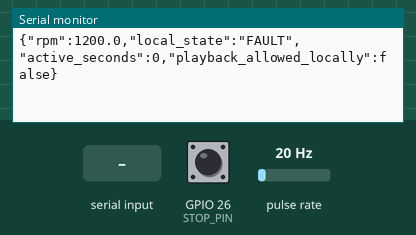
The sketch below on a simulated ESP32. Parts: the last lines printed to the serial monitor. Wiring (inferred from the names in the program): pulse sensor: data GPIO 27. Inputs (shaded band) come from the test bench; at power-on: pulse rate 20 Hz, GPIO 26 (STOP_PIN) HIGH.

Above: at 1.2 s.
1.3 s: pulse rate (sensor on GPIO 27) set to 4 Hz
At 1.54 s:
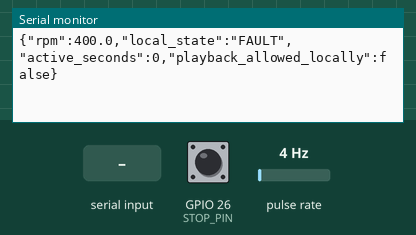
2.8 s: GPIO 26 (STOP_PIN) pulled LOW for 0.15 s
At 2.87 s:
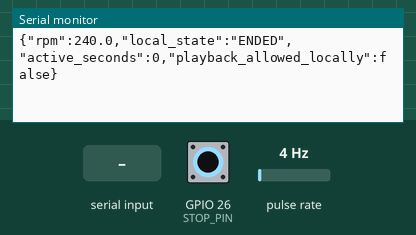
4.7 s: "LEASE 90\n" received over Serial
At 4.71 s:
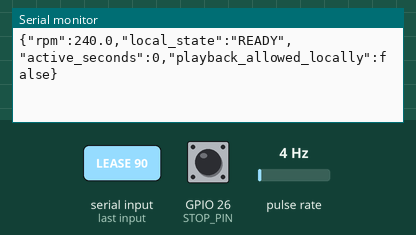
6.2 s: pulse rate (sensor on GPIO 27) set to 7 Hz
At 6.24 s:
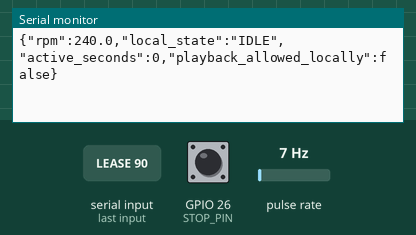
Timing chart, 0 to 8.7 s (numbered marks = the images above; inputs shaded):
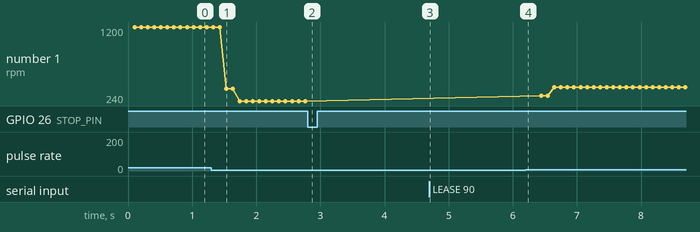

Measured:
- the behaviour switches between 5 and 6 Hz on pulse rate (sensor on GPIO 27) (found by bisection; images 3 and 4)
- after the input at 1.3 s, the serial monitor: prints a new line after 0.23 s (image 1)
- after the input at 2.8 s, the serial monitor: prints a new line after 0.06 s (image 2)
- after the input at 4.7 s, the serial monitor: prints a new line at once (image 3)
- plotted number 1: 1200 → 240 after the input at 1.3 s, 240 → 420 after the input at 6.2 s

The sketch:

becs-bike.ino
```cpp
#include "BikeController.h"

// ESP32 reference wiring: INPUT_PULLUP GPIO27, magnetic reed/hall sensor to GND.
// One magnet/pulse per crank revolution. Do not connect to AC power or brakes.
constexpr int SENSOR_PIN = 27;
constexpr int STOP_PIN = 26;
volatile uint32_t lastPulseUs = 0;
volatile uint32_t intervalUs = 0;
BikeController controller;
String command;

void IRAM_ATTR pulse() {
  const uint32_t now = micros();
  if (now - lastPulseUs < 20000) return; // debounce
  intervalUs = now - lastPulseUs;
  lastPulseUs = now;
}
void setup() {
  Serial.begin(115200);
  pinMode(SENSOR_PIN, INPUT_PULLUP);
  pinMode(STOP_PIN, INPUT_PULLUP);
  attachInterrupt(digitalPinToInterrupt(SENSOR_PIN), pulse, FALLING);
}
void loop() {
  const uint32_t now = millis();
  if (digitalRead(STOP_PIN) == LOW) controller.stop();
  // Lease is supplied by the local authenticated player bridge, not an NFC tag.
  // Supported protocol: LEASE <milliseconds> / STOP / READY.
  while (Serial.available()) {
    char ch = Serial.read();
    if (ch == '\n') {
      if (command.startsWith("LEASE ")) { const long duration = command.substring(6).toInt(); if (duration > 0) controller.authorize(now, duration); }
      else if (command == "STOP") controller.stop();
      else if (command == "READY") { controller = BikeController(); }
      command = "";
    } else if (command.length() < 40) command += ch;
  }
  noInterrupts();
  const uint32_t interval = intervalUs;
  const uint32_t last = lastPulseUs;
  interrupts();
  const bool stale = micros() - last > 2000000;
  const float rpm = interval > 0 && !stale ? 60000000.0f / interval : 0;
  controller.update(now, rpm, false, stale ? (micros() - last) / 1000 : 0);
  // Local serial client must pause on playback=false, missing messages, or FAULT.
  const char* names[] = {"IDLE", "READY", "PEDALING", "WARNING", "PAUSED", "ENDED", "FAULT"};
  Serial.printf("{\"rpm\":%.1f,\"local_state\":\"%s\",\"active_seconds\":%lu,\"playback_allowed_locally\":%s}\n", rpm, names[controller.state], (unsigned long)(controller.activeMs / 1000), controller.playback ? "true" : "false");
  delay(100);
}
```

BikeController.h
```cpp
#pragma once
#include <cstdint>

// Pure local controller. No networking, AC switching, or physical brake control.
class BikeController {
public:
  enum State { IDLE, READY, PEDALING, WARNING, PAUSED, ENDED, FAULT };
  State state = IDLE;
  bool playback = false;
  uint32_t activeMs = 0;

  void authorize(uint32_t now, uint32_t durationMs) {
    leaseUntil = now + (durationMs > 120000 ? 120000 : durationMs);
    authorized = true;
    if (state == IDLE || state == ENDED) state = READY;
  }
  void stop() { state = ENDED; playback = false; authorized = false; }
  void update(uint32_t now, float rpm, bool sensorFault = false, uint32_t stationaryForMs = 0) {
    const uint32_t elapsed = initialized ? now - lastUpdate : 0;
    initialized = true; lastUpdate = now;
    if (sensorFault || rpm < 0 || rpm > 300) { state = FAULT; playback = false; return; }
    if (state == FAULT || state == ENDED) { playback = false; return; }
    if (!authorized || static_cast<int32_t>(leaseUntil - now) <= 0) {
      state = IDLE; playback = false; stable = false; low = false; return;
    }
    if (rpm >= 50) {
      low = false;
      if (!stable) { stable = true; stableSince = now; }
      if (now - stableSince >= 3000) { state = PEDALING; playback = true; }
    } else {
      stable = false;
      // Hysteresis: 45..49 RPM maintains an established ride.
      if (rpm >= 45 && playback) { low = false; state = PEDALING; }
      else {
        if (!low) { low = true; lowSince = now; }
        const uint32_t stopped = rpm < 5 && stationaryForMs > 0 ? stationaryForMs : now - lowSince;
        if (rpm < 5 && stopped >= 10000) { state = PAUSED; playback = false; }
        else if (rpm < 5 && stopped >= 5000) state = WARNING;
        // Low pace has a separate, configurable grace window.
        else if (rpm >= 5 && stopped >= lowPaceGraceMs) { state = PAUSED; playback = false; }
      }
    }
    if (state == PEDALING && rpm >= 45 && elapsed <= 1000) activeMs += elapsed;
  }
  uint32_t lowPaceGraceMs = 15000;
private:
  uint32_t leaseUntil = 0, stableSince = 0, lowSince = 0, lastUpdate = 0;
  bool authorized = false, stable = false, low = false, initialized = false;
};
```
